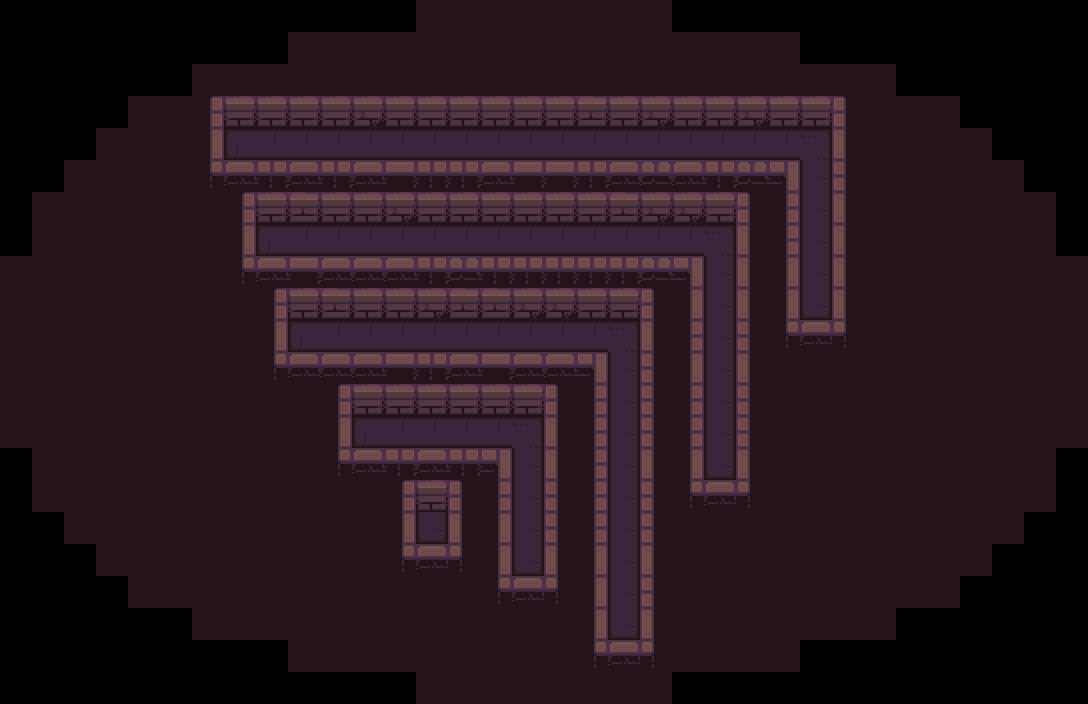

This is a level from a 2D game, rendered from its Tiled map with the project's own tilesets. A one-line summary and the map file follow, with tile-layer data summarised:
An orthogonal 34x22 tile map with 32x32 px tiles, 4 tile layers (background, path, types, ground), 3 tilesets and 7 objects (3x objective, 3x hero, ruleSet).

<map version="1.2" tiledversion="2019.03.13" orientation="orthogonal" renderorder="right-down" width="34" height="22" tilewidth="32" tileheight="32" infinite="0" nextlayerid="49" nextobjectid="12">
 <tileset firstgid="1" name="DungeonTileset" tilewidth="32" tileheight="32" spacing="2" margin="1" tilecount="100" columns="10">
  <image source="../tiles/DungeonTileset.png" trans="000000" width="340" height="340" />
  <terraintypes>
   <terrain name="floor" tile="79" />
   <terrain name="wall" tile="69" />
   <terrain name="hole" tile="78" />
  </terraintypes>
 </tileset>
 <tileset firstgid="101" name="DungeonTileset" tilewidth="32" tileheight="32" spacing="2" margin="1" tilecount="100" columns="10">
  <image source="../tiles/DungeonTileset.png" trans="000000" width="340" height="340" />
  <terraintypes>
   <terrain name="floor" tile="79" />
   <terrain name="wall" tile="69" />
   <terrain name="hole" tile="78" />
  </terraintypes>
 </tileset>
 <tileset firstgid="201" name="DungeonTileset" tilewidth="32" tileheight="32" spacing="2" margin="1" tilecount="100" columns="10">
  <image source="../tiles/DungeonTileset.png" trans="000000" width="340" height="340" />
  <terraintypes>
   <terrain name="floor" tile="79" />
   <terrain name="wall" tile="69" />
   <terrain name="hole" tile="78" />
  </terraintypes>
 </tileset>
 <layer id="39" name="background" width="34" height="22">
  <data>[748 cells, 592 non-empty, 1 distinct tile ids]</data>
 </layer>
 <layer id="40" name="path" width="34" height="22">
  <data>[748 cells, 77 non-empty, 1 distinct tile ids]</data>
 </layer>
 <objectgroup id="14" name="rules">
  <object id="7" name="rules" type="ruleSet" x="52" y="85">
   <properties>
    <property name="lossCondition" value="none" />
    <property name="winCondition" value="all_objectives" />
   </properties>
   <point />
  </object>
 </objectgroup>
 <objectgroup id="2" name="objects">
  <object id="10" name="objective" type="objective" x="624" y="628">
   <properties>
    <property name="color" type="int" value="0" />
   </properties>
   <point />
  </object>
  <object id="2" name="objective" type="objective" x="718" y="467">
   <properties>
    <property name="color" type="int" value="0" />
   </properties>
   <point />
  </object>
  <object id="11" name="objective" type="objective" x="818" y="308">
   <properties>
    <property name="color" type="int" value="0" />
   </properties>
   <point />
  </object>
  <object id="1" name="hero" type="hero" x="303.67" y="344">
   <point />
  </object>
  <object id="8" name="hero" type="hero" x="271" y="244">
   <point />
  </object>
  <object id="9" name="hero" type="hero" x="240" y="148">
   <point />
  </object>
 </objectgroup>
 <layer id="47" name="types" width="34" height="22">
  <data>[748 cells, 592 non-empty, 3 distinct tile ids]</data>
 </layer>
 <layer id="48" name="ground" width="34" height="22">
  <data>[748 cells, 592 non-empty, 25 distinct tile ids]</data>
 </layer>
</map>
